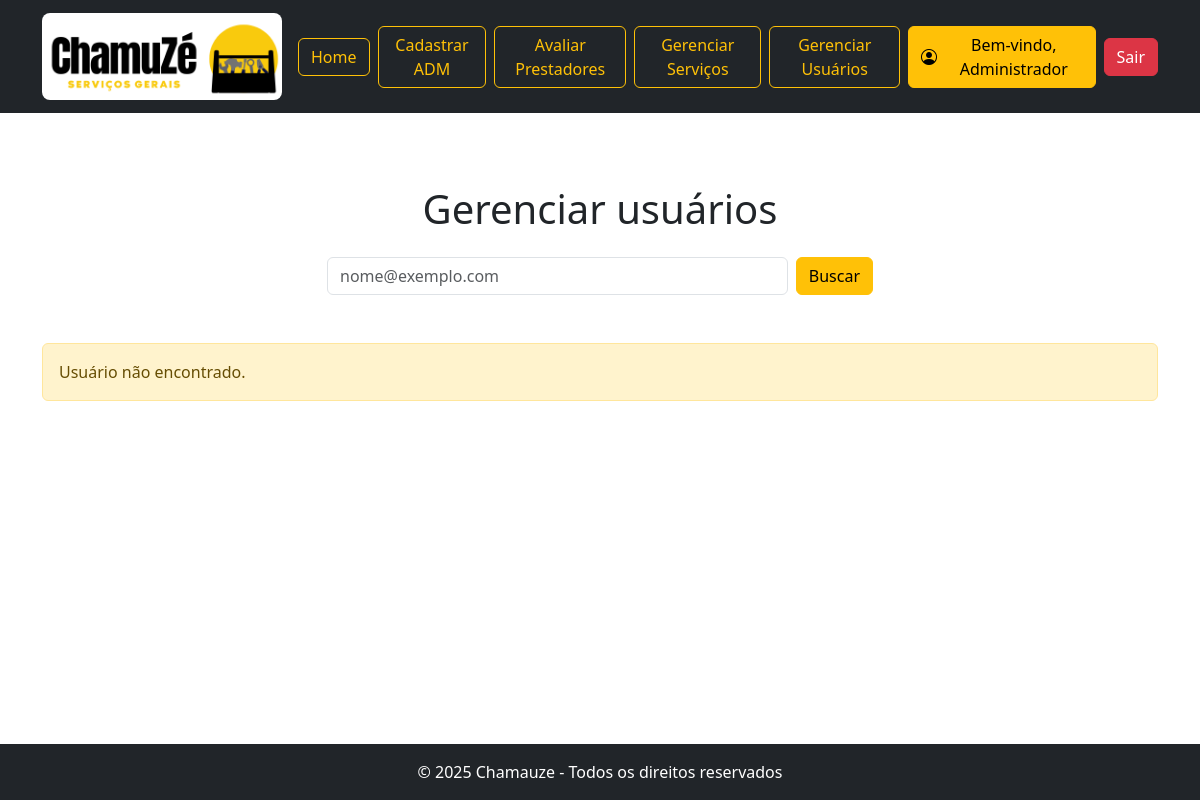
The page /administrador/gerenciarUsuarios.php?pesquisa=julianas@gmail.com (signed in) on the database as committed earlier.
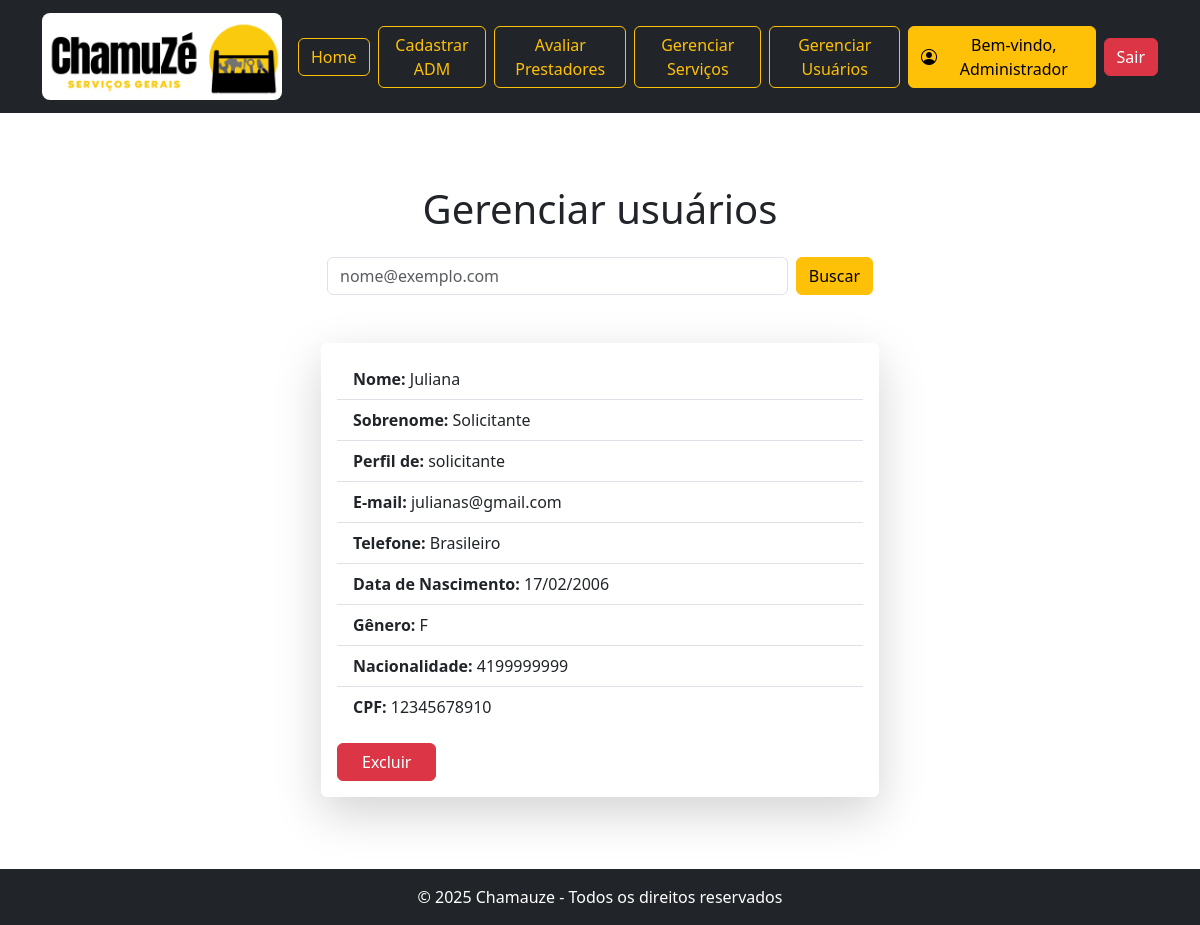
The same page on the database as committed later.
### tables this page shows
CREATE TABLE `usuario` (
  `id_usuario` int(11) NOT NULL AUTO_INCREMENT,
  `nome` varchar(100) NOT NULL,
  `sobrenome` varchar(150) NOT NULL,
  `email` varchar(150) NOT NULL,
  `senha` varchar(255) NOT NULL,
  `cpf` varchar(11) NOT NULL,
  `telefone` varchar(30) NOT NULL,
  `nacionalidade` varchar(50) NOT NULL,
  `data_nascimento` date NOT NULL,
  `nota_reputacao` decimal(3,2) NOT NULL,
  `genero` enum('F','M','O') NOT NULL,
  `tipo_perfil` enum('administrador','prestador','solicitante') NOT NULL,
  PRIMARY KEY (`id_usuario`)
);

### config/conexao.php (called while the page is built)
<?php
if (!function_exists('conectaDB')) {
    function conectaDB()
    {
        static $conexao = null;
        if ($conexao === null) {
            $host = 'localhost:3306';
            $db_name = 'chamuze';
            $user_name = 'root';
            $password = '';
            try {
                $conexao = new mysqli($host, $user_name, $password, $db_name);
            } catch (mysqli_sql_exception $e) {
                $erro = "../config/erro_db.php";
                if (!headers_sent()) {
                    header("Location: $erro");
                    $_POST['erro'] = $conexao->connect_error;
                    exit;
                } else {
                    echo "<script>window.location.href='$erro';</script>";
                    $_POST['erro'] = $conexao->connect_error;
                    exit;
                }
            }
        }
        return $conexao;
    }
}

### classes/Usuario.php (called while the page is built, shortened)
<?php
class Usuario
{
    private $connection;
    public function __construct()
    {
        include __DIR__ . '/../config/conexao.php';
        $this->connection = conectaDB();
    }
    public function buscarPorEmail($email)
    {
        $sql1 = "SELECT * FROM usuario WHERE email = ?";
        $stmt1 = $this->connection->prepare($sql1);
        $stmt1->bind_param("s", $email);
        $stmt1->execute();
        $result1 = $stmt1->get_result();
        if ($result1->num_rows == 0) {
            return null;
        }
        $user = $result1->fetch_assoc();
        if ($user['tipo_perfil'] == 'prestador') {
            $sql2 = "SELECT * FROM prestador WHERE id_prestador = ?";
            $stmt2 = $this->connection->prepare($sql2);
            $stmt2->bind_param("i", $user['id_usuario']);
            $stmt2->execute();
            $result2 = $stmt2->get_result();
            if ($result2->num_rows == 0) {
                $userPrestador['cnpj'] = null;
                $userPrestador['img_rg'] = null;
                $userPrestador['chave_pix'] = null;
                $userPrestador['status_avaliacao'] = null;
                return $user = array_merge($user, $userPrestador);
            }
            $userPrestador = $result2->fetch_assoc();
            if ($userPrestador['status_avaliacao'] == 'naoverificado') {
                return null;
            } else {
                return $user = array_merge($user, $userPrestador);
            }
        } else if ($user['tipo_perfil'] == 'administrador') {
            return null;
        } else {
            return $user;
        }
    }
}
?>

### administrador/gerenciarUsuarios.php (the view, shortened to what the changed rows need)
<?php
include "../classes/Usuario.php";
$usuario = new Usuario();
$emailPesquisa = isset($_GET['pesquisa']) && $_GET['pesquisa'] !== 'null'  ? $_GET['pesquisa'] : null;
if (isset($emailPesquisa)) {
    $usuarios = $usuario->buscarPorEmail($emailPesquisa);
}
?>
<!DOCTYPE html>
<html lang="pt-br">
<head>
    <link href="https://cdn.jsdelivr.net/npm/bootstrap@5.3.3/dist/css/bootstrap.min.css" rel="stylesheet" />
</head>
<body class="d-flex flex-column min-vh-100">
    <main class="container my-5 ">
        <h1 class="text-center mt-4 mb-4">Gerenciar usuários</h1>
        <div class="container d-flex sticky-top justify-content-center mb-5">
            <form class="d-flex w-50" role="search" method="GET" action="">
            </form>
        </div>
        <?php if (is_null($emailPesquisa)): ?>
            <div class="alert alert-primary">Digite o Email de um usuário para ele ser exibido aqui.</div>
        <?php elseif (is_null($usuarios)): ?>
            <div class="alert alert-warning">Usuário não encontrado.</div>
        <?php else: ?>
            <?php if ($usuarios['tipo_perfil'] == 'prestador'): ?>
                <div class="col-md-8 col-lg-6 mb-4 mx-auto">
                    <div class="card shadow-lg border-0 h-100">
                        <div class="card-body">
                            <ul class="list-group list-group-flush mb-3">
                                <li class="list-group-item"><strong>Nome:</strong> <?= htmlspecialchars($usuarios['nome']) ?></li>
                                <li class="list-group-item"><strong>Sobrenome:</strong> <?= htmlspecialchars($usuarios['sobrenome']) ?></li>
                                <li class="list-group-item"><strong>Tipo de perfil:</strong> <?= htmlspecialchars($usuarios['tipo_perfil']) ?></li>
                                <li class="list-group-item"><strong>E-mail:</strong> <?= htmlspecialchars($usuarios['email']) ?></li>
                                <li class="list-group-item"><strong>Telefone:</strong> <?= htmlspecialchars($usuarios['telefone']) ?></li>
                                <li class="list-group-item"><strong>Data de Nascimento:</strong> <?= date("d/m/Y", strtotime($usuarios['data_nascimento'])) ?></li>
                                <li class="list-group-item"><strong>Gênero:</strong> <?= ucfirst(htmlspecialchars($usuarios['genero'])) ?></li>
                                <li class="list-group-item"><strong>Nacionalidade:</strong> <?= htmlspecialchars($usuarios['nacionalidade']) ?></li>
                                <li class="list-group-item"><strong>CPF:</strong> <?= htmlspecialchars($usuarios['cpf']) ?></li>
                                <li class="list-group-item"><strong>CNPJ:</strong> <?= htmlspecialchars($usuarios['cnpj']) ?></li>
                                <li class="list-group-item"><strong>Chave Pix:</strong> <?= htmlspecialchars($usuarios['chave_pix']) ?></li>
                            </ul>
                            <div class="mb-3 text-center">
                                <strong>Documento (RG):</strong><br>
                                <img src="<?= htmlspecialchars($usuarios['img_rg']) ?>" class="img-thumbnail mt-2" alt="Imagem do RG"
                                    style="max-height: 250px; object-fit: cover;" />
                            </div>
                            <form method="POST" action="../controller/gerenciarUsuariosController.php" class="form-excluir">
                                <input type="hidden" name="id_usuario" value="<?= htmlspecialchars($usuarios['id_usuario']) ?>" />
                                <input type="hidden" name="acao" value="prestador" />
                                <button type="button" class="btn btn-danger px-4 btn-excluir">Excluir</button>
                            </form>
                        </div>
                    </div>
                </div>
            <?php else: ?>
                <div class="col-md-8 col-lg-6 mb-4 mx-auto">
                    <div class="card shadow-lg border-0 h-100">
                        <div class="card-body">
                            <ul class="list-group list-group-flush mb-3">
                                <li class="list-group-item"><strong>Nome:</strong> <?= htmlspecialchars($usuarios['nome']) ?></li>
                                <li class="list-group-item"><strong>Sobrenome:</strong> <?= htmlspecialchars($usuarios['sobrenome']) ?></li>
                                <li class="list-group-item"><strong>Perfil de:</strong> <?= htmlspecialchars($usuarios['tipo_perfil']) ?></li>
                                <li class="list-group-item"><strong>E-mail:</strong> <?= htmlspecialchars($usuarios['email']) ?></li>
                                <li class="list-group-item"><strong>Telefone:</strong> <?= htmlspecialchars($usuarios['telefone']) ?></li>
                                <li class="list-group-item"><strong>Data de Nascimento:</strong> <?= date("d/m/Y", strtotime($usuarios['data_nascimento'])) ?></li>
                                <li class="list-group-item"><strong>Gênero:</strong> <?= ucfirst(htmlspecialchars($usuarios['genero'])) ?></li>
                                <li class="list-group-item"><strong>Nacionalidade:</strong> <?= htmlspecialchars($usuarios['nacionalidade']) ?></li>
                                <li class="list-group-item"><strong>CPF:</strong> <?= htmlspecialchars($usuarios['cpf']) ?></li>
                            </ul>
                            <form method="POST" action="../controller/gerenciarUsuariosController.php" class="form-excluir">
                                <button type="button" class="btn btn-danger px-4 btn-excluir">Excluir</button>
                            </form>
                        </div>
                    </div>
                </div>
            <?php endif; ?>
        <?php endif; ?>
    </main>
</body>
</html>

Rows that differ between the two databases and show on the page:
added usuario: nome "Juliana", sobrenome "Solicitante", tipo_perfil "solicitante", email "julianas@gmail.com", telefone "Brasileiro", data_nascimento "17/02/2006", genero "F", nacionalidade "4199999999", cpf "12345678910"
Other text that changed with them:
text no longer shown: "Usuário não encontrado."
text now shown: "Nome: Sobrenome: Perfil de: E-mail: Telefone: Data de Nascimento: Gênero: Nacionalidade: CPF: Excluir"
